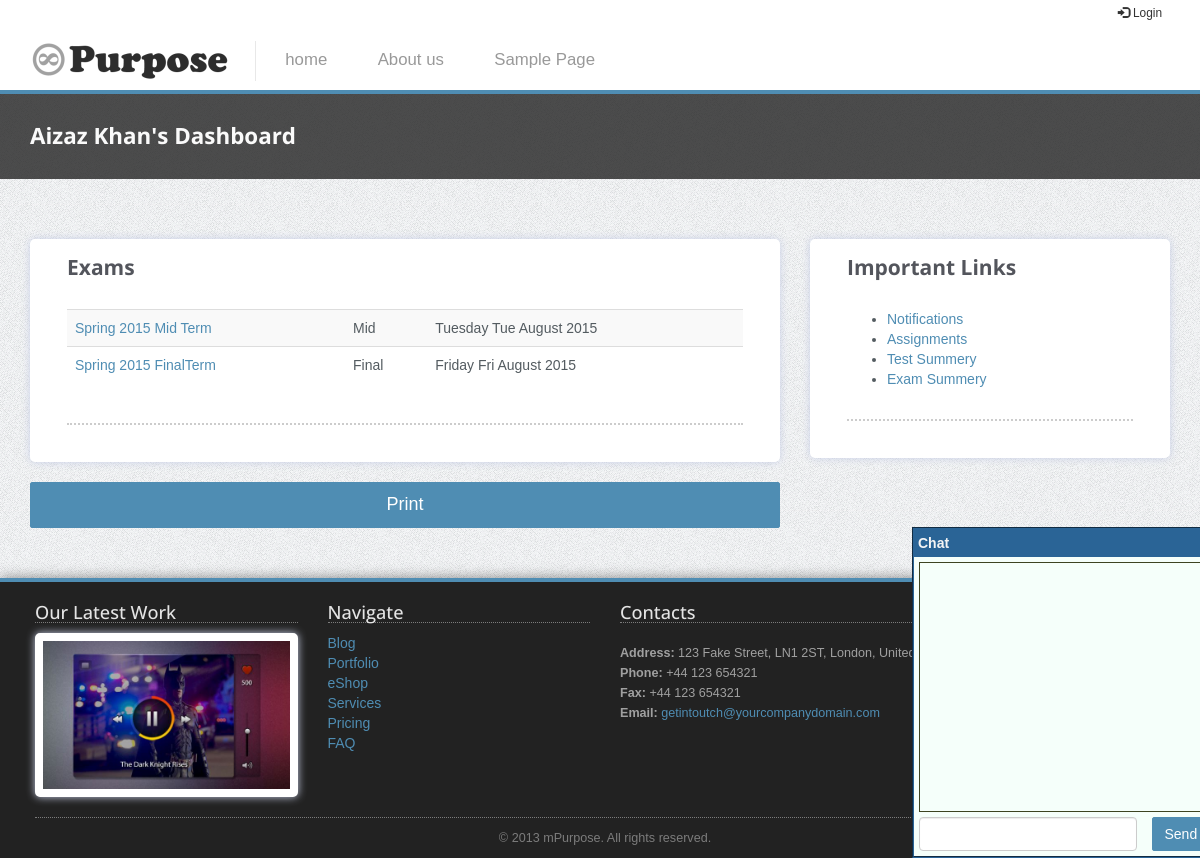
The page /exams.php (signed in) on the database its author committed.
### tables this page shows
CREATE TABLE `menus` (
  `menu_id` int(11) NOT NULL,
  `menu_label` varchar(255) NOT NULL,
  `menu_link` varchar(255) NOT NULL,
  `menu_title` varchar(255) NOT NULL,
  `menu_order` int(11) NOT NULL
);

CREATE TABLE `exams` (
  `exam_id` int(11) NOT NULL,
  `exam_name` varchar(100) NOT NULL,
  `exam_type` varchar(20) NOT NULL,
  `exam_department` int(11) NOT NULL,
  `exam_semester` int(11) NOT NULL,
  `exam_date` date NOT NULL
);

### inc/database.php (called while the page is built, shortened)
<?php
class Database {
    public static $options = array();
    protected $con;
    protected $rs;
    public function __construct() {
        if (empty(self::$options)) {
            self::$options = array(
                PDO::ATTR_PERSISTENT => true,
                PDO::ATTR_ERRMODE => PDO::ERRMODE_EXCEPTION,
                PDO::MYSQL_ATTR_INIT_COMMAND => "SET NAMES utf8"
            );
        }
        try {
            $dsn = 'mysql:host=' . DB_HOST . ';dbname=' . DB_NAME;
            $this->con = new PDO($dsn, DB_USER, DB_PASS, self::$options);
        } catch (PDOException $e) {
            throw $e;
        }
    }
    public function query($stmt, $args = NULL) {
        $output = FALSE;
        try {
            $qprm = (!is_null($args) && !is_array($args)) ? array($args) : $args;
            $this->rs = $this->con->prepare($stmt);
            if (is_null($qprm)) {
                $this->rs->execute();
            } else {
                $this->rs->execute($qprm);
            }
            $output = $this;
        } catch (PDOException $e) {
            throw $e;
        }
        return $output;
    }
    public function fetchObject() {
        return $this->rs->fetch(PDO::FETCH_OBJ);
    }
    public function close() {
        $this->con = NULL;
        $this->rs = NULL;
    }
}

### exams.php (the view, shortened to what this page needs)
<?php
require 'header.php';
$db = new Database();
$db->query("SELECT * FROM admission WHERE user_id = ?", $_SESSION["std_id"]);
$r = $db->fetchObject();
$department = $r->department_id;
if (empty($_SESSION["std_id"])) {
    msgBox("error", "You are not logged-in");
} else {
    ?>
    <div class="section section-breadcrumbs hidden-print">
        <div class="container">
            <div class="row">
                <div class="col-md-12">
                    <h1>
                        <?php echo $_SESSION["std_name"] ?>'s Dashboard
                    </h1>
                </div>
            </div>
        </div>
    </div>
    <div class="section">
        <div class="container">
            <div class="row">
                <div class="col-sm-8">
                    <?php
                    if (isset($_GET["id"])) {
                        $flag = FALSE;
                        $id = intval($_GET["id"]);
                        $total_marks = 0;
                        $total_obtained = 0;
                        $db->query("SELECT * FROM exam_result WHERE exam_id = ? AND student_id = ?", array($id, $_SESSION["std_id"]));
                        if ($db->rowCount() > 0) {
                            $flag = TRUE;
                        }
                        ?>
                        <table class="table table-striped table-bordered">
                            <tr>
                                <th>Subject</th>
                                <th>Total</th>
                                <th>Obtained</th>
                            </tr>
                            <?php
                            while ($r = $db->fetchObject()) {
                                $total_marks += $r->result_total;
                                $total_obtained += $r->result_marks;
                                $subject = $db->queryValues("SELECT course_name FROM courses WHERE course_id = ?", "course_name", $r->course_id)->course_name;
                                echo "
                                    <tr>
                                        <td>$subject</td>
                                        <td>$r->result_total</td>
                                        <td>$r->result_marks</td>
                                    </tr>
                                ";
                            }
                            ?>
                        </table>
                        <div class="row">
                            <div class="col-xs-6">
                                Total marks: <?php echo $total_marks ?>
                            </div>
                            <div class="col-xs-6">
                                Total Obtained: <?php echo $total_obtained ?>
                            </div>
                        </div>
                        <?php
                        if ($flag) {
                            $gpa = $db->queryValues("SELECT gpa_marks FROM gpa WHERE exam_id = ? AND student_id = ?", "gpa_marks", [$id, $_SESSION["std_id"]])->gpa_marks;
                            $cgpa = $db->queryValues("SELECT cgpa_marks FROM cgpa WHERE exam_id = ? AND student_id = ?", "cgpa_marks", [$id, $_SESSION["std_id"]])->cgpa_marks;
                            ?>
                            <div class="row">
                                <div class="col-xs-6">
                                    GPA: <?php echo $gpa ?>
                                </div>
                                <div class="col-xs-6">
                                    CGPA: <?php echo (empty($cgpa))?"":$cgpa; ?>
                                </div>
                            </div>
                            <?php
                        }
                    } else {
                        ?>
                        <div class="blog-post blog-single-post">
                            <div class="single-post-title">
                                <h3>Exams</h3>
                            </div>
                            <div class="single-post-content">
                                <table class="table table-striped">
                                    <?php
                                    $db->query("SELECT * FROM exams WHERE exam_department = ?", [$department]);
                                    while ($r = $db->fetchObject()) {
                                        echo "
                                            <tr>
                                                <td><a href='exams.php?id=$r->exam_id'>$r->exam_name</a></td>
                                                <td>" . ucfirst($r->exam_type) . "</td>
                                                <td>" . date("l D F Y", strtotime($r->exam_date)) . "</td>
                                            </tr>
                                        ";
                                    }
                                    ?>
                                </table>
                            </div>
                        </div>
                        <?php
                    }
                    ?>
                    <?php print_button(); ?>
                </div>
                <?php require 'sidebar-user.php'; ?>
            </div>
        </div>
    </div>
    <?php
}
require 'footer.php';

### header.php (shortened to what this page needs)
<!DOCTYPE html>
 <html class="no-js">
    <head>
        <link rel="stylesheet" href="content/theme/css/bootstrap.min.css">
        <link rel="stylesheet" href="content/theme/css/icomoon-social.css">
        <link rel="stylesheet" href="content/assets/chatbox.css">
        <link rel="stylesheet" href="content/theme/css/leaflet.css" />
        <link rel="stylesheet" href="content/theme/css/main.css">
    </head>
    <body>
        <div class="mainmenu-wrapper">
            <div class="container hidden-print">
                <div class="menuextras">
                    <div class="extras">
                        <ul>
                            <li><a href="login.php"><i class="glyphicon glyphicon-log-in"></i> Login</a></li>
                        </ul>
                    </div>
                </div>
                <nav id="mainmenu" class="mainmenu">
                    <ul>
                        <li class="logo-wrapper"><a href="index.html"><img src="content/theme/img/mPurpose-logo.png" alt="Multipurpose Twitter Bootstrap Template"></a></li>
                        <?php
                        $db = new Database();
                        $db->query("SELECT * FROM menus ORDER BY menu_order ASC");
                        while($r = $db->fetchObject()){
                            echo "<li><a href='$r->menu_link' title='$r->menu_title'>$r->menu_label</a>
                        </li>";
                        }
                        ?>
                    </ul>
                </nav>
            </div>
        </div>

### inc/functions.db.php (shortened to what this page needs)
<?php
function print_button(){
    ?>
<div class="hidden-print">
    <button type="button" onclick="print_it()" class="btn btn-primary btn-block btn-lg">Print</button>
</div>
<?php
}

### sidebar-user.php (shortened to what this page needs)
<div class="col-sm-4 hidden-print">
    <div class="blog-post blog-single-post">
        <div class="single-post-title">
            <h3>Important Links</h3>
        </div>
        <div class="single-post-content">
            <ul>
                <li><a href="notifications.php">Notifications</a></li>
                <li><a href="assignments.php">Assignments</a></li>
                <li><a href="tests.php">Test Summery</a></li>
                <li><a href="exams.php">Exam Summery</a></li>
            </ul>
        </div>
    </div>
</div>

### footer.php (shortened to what this page needs)
<div class="footer hidden-print">
    <div class="container">
        <div class="row">
            <div class="col-footer col-md-3 col-xs-6">
                <h3>Our Latest Work</h3>
                <div class="portfolio-item">
                    <div class="portfolio-image">
                        <a href="page-portfolio-item.html"><img src="img/portfolio6.jpg" alt="Project Name"></a>
                    </div>
                </div>
            </div>
            <div class="col-footer col-md-3 col-xs-6">
                <h3>Navigate</h3>
                <ul class="no-list-style footer-navigate-section">
                    <li><a href="page-blog-posts.html">Blog</a></li>
                    <li><a href="page-portfolio-3-columns-2.html">Portfolio</a></li>
                    <li><a href="page-products-3-columns.html">eShop</a></li>
                    <li><a href="page-services-3-columns.html">Services</a></li>
                    <li><a href="page-pricing.html">Pricing</a></li>
                    <li><a href="page-faq.html">FAQ</a></li>
                </ul>
            </div>
            <div class="col-footer col-md-4 col-xs-6">
                <h3>Contacts</h3>
                <p class="contact-us-details">
                    <b>Address:</b> 123 Fake Street, LN1 2ST, London, United Kingdom<br/>
                    <b>Phone:</b> +44 123 654321<br/>
                    <b>Fax:</b> +44 123 654321<br/>
                    <b>Email:</b> <a href="mailto:getintoutch@yourcompanydomain.com">getintoutch@yourcompanydomain.com</a>
                </p>
            </div>
            <div class="col-footer col-md-2 col-xs-6">
                <h3>Stay Connected</h3>
                <ul class="footer-stay-connected no-list-style">
                    <li><a href="#" class="facebook"></a></li>
                    <li><a href="#" class="twitter"></a></li>
                    <li><a href="#" class="googleplus"></a></li>
                </ul>
            </div>
        </div>
        <div class="row">
            <div class="col-md-12">
                <div class="footer-copyright">&copy; 2013 mPurpose. All rights reserved.</div>
            </div>
        </div>
    </div>
</div>
<?php include __DIR__.'/content/files/chatbox.php'?>
</body>
</html>

### content/files/chatbox.php (shortened to what this page needs)
<div class="chat-wrapper">
    <div class="chat-header" id="chat-head">
        <strong>Chat</strong>
    </div>
    <div id="chatbox" class="chat-body">
        <div class="chat-message-wrapper" id="chat-messages">
        </div>
        <div class="chat-from-wrapper">
            <form method="post" id="chat-form">
                <div class="row">
                    <div class="col-sm-9">
                        <input type="text" class="form-control" id="message" name="message" autofocus>
                    </div>
                    <div class="col-sm-3" style="padding:0">
                        <input type="submit" value="Send" class="btn btn-primary">
                    </div>
                </div>
            </form>
        </div>
    </div>
</div>

### content/assets/chatbox.css (style rules this page uses)
.chat-wrapper { position: fixed; bottom: 0; left: 76%; border: 2px groove #2a6496; }
.chat-header { background: #2a6496; padding: 4px; color: whitesmoke; }
.chat-body { background-color: mintcream; padding: 5px; }
.chat-message-wrapper { border: 1px solid #3d4421; min-width: 300px; height: 250px; margin-bottom:5px; overflow-y: scroll; }

### rows shown on the page
menus: menu_label "home"
menus: menu_label "About us"
menus: menu_label "Sample Page"
exams: exam_name "Spring 2015 Mid Term", exam_type "Mid", exam_date "Tuesday Tue August 2015"
exams: exam_name "Spring 2015 FinalTerm", exam_type "Final", exam_date "Friday Fri August 2015"

### other values the page prints
$_SESSION["std_name"] "Aizaz Khan"
